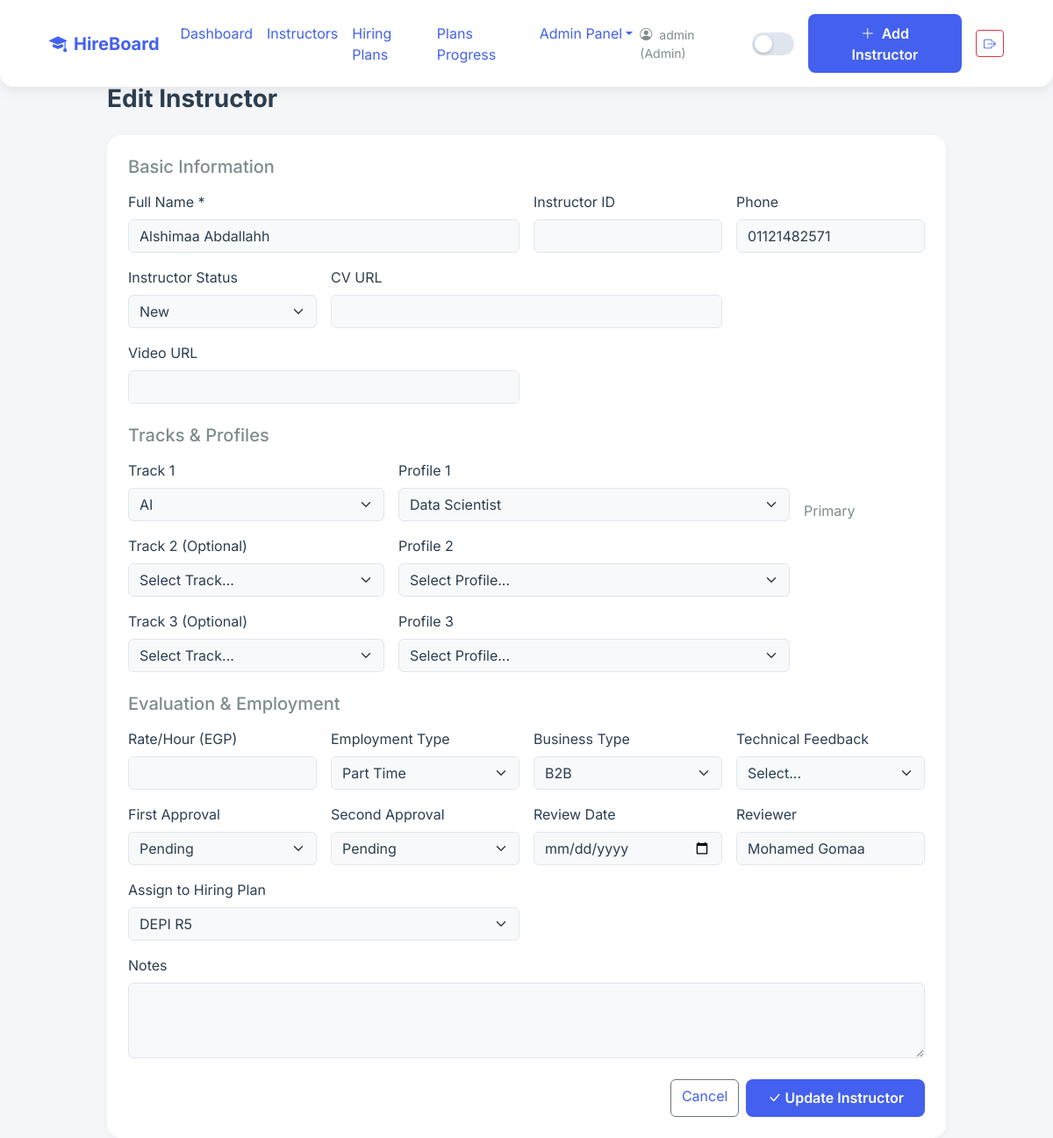
Screenshot of /instructors/edit/34 (signed in) with the database file from the repository.
### app/models.py (models this page shows)
class User(UserMixin, db.Model):
    __tablename__ = 'users'
    id = db.Column(db.Integer, primary_key=True)
    username = db.Column(db.String(100), unique=True, nullable=False)
    password_hash = db.Column(db.String(200), nullable=False)
    role = db.Column(db.String(50), nullable=False)

class Instructor(db.Model):
    __tablename__ = 'instructors'
    id = db.Column(db.Integer, primary_key=True)
    name = db.Column(db.String(255), nullable=False)
    instructor_id = db.Column(db.String(50))
    phone = db.Column(db.String(50))
    cv_url = db.Column(db.String(500))
    video_url = db.Column(db.String(500))
    rate_per_hour = db.Column(db.Numeric(10, 2))
    employment_type = db.Column(db.String(50))
    business_type = db.Column(db.String(50))
    technical_feedback = db.Column(db.String(50))
    first_approval = db.Column(db.String(50))
    second_approval = db.Column(db.String(50))
    review_date = db.Column(db.Date)
    reviewer_name = db.Column(db.String(255))
    notes = db.Column(db.Text)
    score = db.Column(db.Integer, default=0)
    status = db.Column(db.String(20), default='New') # New or Current
    created_at = db.Column(db.DateTime, default=datetime.utcnow)
    plan_id = db.Column(db.Integer, db.ForeignKey('hiring_plans.id'), nullable=True)
    tracks = db.relationship('InstructorTrack', backref='instructor', lazy=True, cascade='all, delete-orphan')

class InstructorTrack(db.Model):
    __tablename__ = 'instructor_tracks'
    id = db.Column(db.Integer, primary_key=True)
    instructor_id = db.Column(db.Integer, db.ForeignKey('instructors.id'), nullable=False)
    track_id = db.Column(db.Integer, db.ForeignKey('tracks.id'), nullable=False)
    profile_id = db.Column(db.Integer, db.ForeignKey('profiles.id'), nullable=False)
    order = db.Column(db.Integer, nullable=False)
    track = db.relationship('Track', backref='instructor_tracks')
    profile = db.relationship('Profile', backref='instructor_tracks')

class Track(db.Model):
    __tablename__ = 'tracks'
    id = db.Column(db.Integer, primary_key=True)
    name = db.Column(db.String(100), unique=True, nullable=False)
    profiles = db.relationship('Profile', backref='track', lazy=True)

class Profile(db.Model):
    __tablename__ = 'profiles'
    id = db.Column(db.Integer, primary_key=True)
    name = db.Column(db.String(255), nullable=False)
    track_id = db.Column(db.Integer, db.ForeignKey('tracks.id'), nullable=False)

class HiringPlan(db.Model):
    __tablename__ = 'hiring_plans'
    id = db.Column(db.Integer, primary_key=True)
    title = db.Column(db.String(255), nullable=False)
    start_date = db.Column(db.Date, nullable=False)
    end_date = db.Column(db.Date, nullable=False)
    created_at = db.Column(db.DateTime, default=datetime.utcnow)
    plan_tracks = db.relationship('PlanTrack', backref='plan', lazy=True, cascade='all, delete-orphan')
    assigned_instructors = db.relationship('Instructor', backref='hiring_plan', lazy=True)

### app/routes/instructors.py (the view, shortened to what this page needs)
@instructors_bp.route('/edit/<int:id>', methods=['GET', 'POST'])
@login_required
def edit_instructor(id):
    if current_user.role != 'Admin':
        flash('Only Admins can edit instructors.', 'danger')
        return redirect(url_for('instructors.list_instructors'))
    inst = Instructor.query.get_or_404(id)
    tracks = Track.query.all()
    plans = HiringPlan.query.all() # جلب الخطط لوضعها في الـ Dropdown
    existing_tracks = InstructorTrack.query.filter_by(instructor_id=id).order_by(InstructorTrack.order).all()
    tracks_dict = {t.order: t for t in existing_tracks}
    return render_template('instructors/edit.html', instructor=inst, tracks=tracks, tracks_dict=tracks_dict, plans=plans)

### app/templates/instructors/edit.html (shortened to what this page needs)
{% extends 'base.html' %}
{% block content %}
<div class="row justify-content-center">
    <div class="col-lg-10">
        <h3 class="fw-bold mb-4 animate-fade-up">Edit Instructor</h3>
        <div class="card p-4 animate-fade-up delay-1">
            <form method="POST">
                <h5 class="text-muted mb-3">Basic Information</h5>
                <div class="row g-3 mb-4">
                    <div class="col-md-6">
                        <label class="form-label">Full Name *</label>
                        <input type="text" name="name" class="form-control" value="{{ instructor.name }}" required>
                    </div>
                    <div class="col-md-3">
                        <label class="form-label">Instructor ID</label>
                        <input type="text" name="instructor_id" class="form-control" value="{{ instructor.instructor_id or '' }}">
                    </div>
                    <div class="col-md-3">
                        <label class="form-label">Phone</label>
                        <input type="text" name="phone" class="form-control" value="{{ instructor.phone or '' }}">
                    </div>
                    <div class="col-md-3">
                        <label class="form-label">Instructor Status</label>
                        <select name="status" class="form-select">
                            <option value="New" {% if instructor.status == 'New' %}selected{% endif %}>New</option>
                        </select>
                    </div>
                    <div class="col-md-6">
                        <label class="form-label">CV URL</label>
                        <input type="url" name="cv_url" class="form-control" value="{{ instructor.cv_url or '' }}">
                    </div>
                    <div class="col-md-6">
                        <label class="form-label">Video URL</label>
                        <input type="url" name="video_url" class="form-control" value="{{ instructor.video_url or '' }}">
                    </div>
                </div>
                <h5 class="text-muted mb-3">Tracks & Profiles</h5>
                <div class="row g-3 mb-4">
                    {% for i in range(1, 4) %}
                    {% set current_track = tracks_dict.get(i) %}
                    <div class="col-md-4">
                        <label class="form-label">Track {{ i }} {% if i > 1 %}(Optional){% endif %}</label>
                        <select name="track_{{ i }}" id="track_{{ i }}" class="form-select edit-track" data-order="{{ i }}">
                            <option value="">Select Track...</option>
                            {% for track in tracks %}
                            <option value="{{ track.id }}" {% if current_track and current_track.track_id == track.id %}selected{% endif %}>{{ track.name }}</option>
                            {% endfor %}
                        </select>
                    </div>
                    <div class="col-md-6">
                        <label class="form-label">Profile {{ i }}</label>
                        <select name="profile_{{ i }}" id="profile_{{ i }}" class="form-select" {% if not current_track %}disabled{% endif %}>
                            <option value="">Select Profile...</option>
                            {% if current_track %}
                                {% for p in current_track.track.profiles %}
                                <option value="{{ p.id }}" {% if current_track.profile_id == p.id %}selected{% endif %}>{{ p.name }}</option>
                                {% endfor %}
                            {% endif %}
                        </select>
                    </div>
                    <div class="col-md-2 d-flex align-items-end">
                        {% if i == 1 %}<span class="text-muted">Primary</span>{% endif %}
                    </div>
                    {% endfor %}
                </div>
                <h5 class="text-muted mb-3">Evaluation & Employment</h5>
                <div class="row g-3 mb-4">
                    <div class="col-md-3">
                        <label class="form-label">Rate/Hour (EGP)</label>
                        <input type="number" name="rate_per_hour" class="form-control" step="0.01" value="{{ instructor.rate_per_hour or '' }}">
                    </div>
                    <div class="col-md-3">
                        <label class="form-label">Employment Type</label>
                        <select name="employment_type" class="form-select">
                            <option {% if instructor.employment_type == 'Part Time' %}selected{% endif %}>Part Time</option>
                        </select>
                    </div>
                    <div class="col-md-3">
                        <label class="form-label">Business Type</label>
                        <select name="business_type" class="form-select">
                            <option {% if instructor.business_type == 'B2B' %}selected{% endif %}>B2B</option>
                        </select>
                    </div>
                    <div class="col-md-3">
                        <label class="form-label">Technical Feedback</label>
                        <select name="technical_feedback" class="form-select">
                            <option value="">Select...</option>
                        </select>
                    </div>
                    <div class="col-md-3">
                        <label class="form-label">First Approval</label>
                        <select name="first_approval" class="form-select">
                            <option {% if instructor.first_approval == 'Pending' %}selected{% endif %}>Pending</option>
                        </select>
                    </div>
                    <div class="col-md-3">
                        <label class="form-label">Second Approval</label>
                        <select name="second_approval" class="form-select">
                            <option {% if instructor.second_approval == 'Pending' %}selected{% endif %}>Pending</option>
                        </select>
                    </div>
                    <div class="col-md-3">
                        <label class="form-label">Review Date</label>
                        <input type="date" name="review_date" class="form-control" value="{{ instructor.review_date }}">
                    </div>
                    <div class="col-md-3">
                        <label class="form-label">Reviewer</label>
                        <input type="text" name="reviewer_name" class="form-control" value="{{ instructor.reviewer_name or '' }}">
                    </div>
                    <div class="col-md-6">
                        <label class="form-label">Assign to Hiring Plan</label>
                        <select name="plan_id" class="form-select">
                            {% for plan in plans %}
                            <option value="{{ plan.id }}" {% if instructor.plan_id == plan.id %}selected{% endif %}>{{ plan.title }}</option>
                            {% endfor %}
                        </select>
                    </div>
                    <div class="col-12">
                        <label class="form-label">Notes</label>
                        <textarea name="notes" class="form-control" rows="3">{{ instructor.notes or '' }}</textarea>
                    </div>
                </div>
                <div class="d-flex justify-content-end gap-2">
                    <a href="{{ url_for('instructors.list_instructors') }}" class="btn btn-outline-secondary">Cancel</a>
                    <button type="submit" class="btn btn-accent"><i class="bi bi-check-lg me-1"></i>Update Instructor</button>
                </div>
            </form>
        </div>
    </div>
</div>
{% endblock %}

### app/templates/base.html (shortened to what this page needs)
<!DOCTYPE html>
<html lang="en" data-theme="light">
<head>
    <link href="https://cdn.jsdelivr.net/npm/bootstrap@5.3.0/dist/css/bootstrap.min.css" rel="stylesheet">
    <link href="https://cdn.jsdelivr.net/npm/bootstrap-icons@1.11.0/font/bootstrap-icons.css" rel="stylesheet">
    <link rel="stylesheet" href="{{ url_for('static', filename='css/themes.css') }}">
    <link rel="stylesheet" href="{{ url_for('static', filename='css/style.css') }}">
</head>
<body>
    <nav class="navbar navbar-expand-lg fixed-top">
        <div class="container-fluid px-4">
            <a class="navbar-brand fw-bold" href="/">
                <i class="bi bi-mortarboard-fill me-2" style="color: var(--accent);"></i>HireBoard
            </a>
            <div class="collapse navbar-collapse">
                <ul class="navbar-nav me-auto mb-2 mb-lg-0">
                    <li class="nav-item"><a class="nav-link" href="{{ url_for('dashboard.view_dashboard') }}">Dashboard</a></li>
                    <li class="nav-item"><a class="nav-link" href="{{ url_for('instructors.list_instructors') }}">Instructors</a></li>
                    <li class="nav-item"><a class="nav-link" href="{{ url_for('plans.list_plans') }}">Hiring Plans</a></li>
                    {% if current_user.role == 'Admin' %}
                    <li class="nav-item"><a class="nav-link" href="{{ url_for('plans.view_progress') }}">Plans Progress</a></li>
                    {% endif %}
                    {% if current_user.role == 'Admin' %}
                    <li class="nav-item dropdown">
                        <a class="nav-link dropdown-toggle" href="#" role="button" data-bs-toggle="dropdown">Admin Panel</a>
                    </li>
                    {% endif %}
                </ul>
                                <div class="d-flex align-items-center gap-3">
                    <span class="text-muted small d-none d-md-block">
                        <i class="bi bi-person-circle me-1"></i> {{ current_user.username }} ({{ current_user.role }})
                    </span>
                    <button class="theme-toggle" onclick="toggleTheme()"></button>
                    {% if current_user.role == 'Admin' %}
                    <a href="{{ url_for('instructors.create_instructor') }}" class="btn btn-accent">
                        <i class="bi bi-plus-lg me-1"></i> Add Instructor
                    </a>
                    {% endif %}
                    <a href="{{ url_for('auth.logout') }}" class="btn btn-outline-danger btn-sm" title="Logout">
                        <i class="bi bi-box-arrow-right"></i>
                    </a>
                </div>
            </div>
        </div>
    </nav>
    <div class="container-fluid px-4 pt-5 mt-5">
        {% block content %}{% endblock %}
    </div>
</body>
</html>

### rows the page displays
User: username "admin", role "Admin"
Instructor: name "Alshimaa Abdallahh", phone "01121482571", status "New", employment_type "Part Time", business_type "B2B", first_approval "Pending", second_approval "Pending", reviewer_name "Mohamed Gomaa", plan_id "DEPI R5"
InstructorTrack: track.name "AI", profile.name "Data Scientist"

### other values shown
{{ i }} "1" "2" "3"
